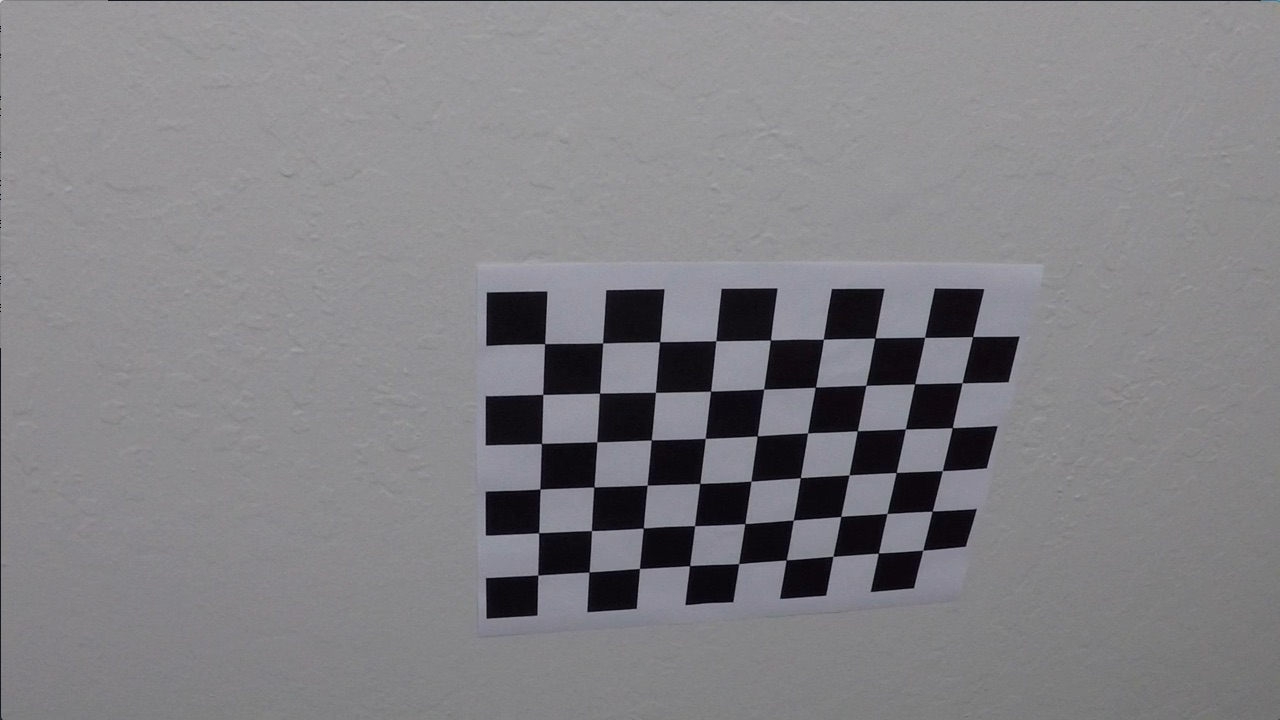
#> input picture camera_cal/calibration10.jpg, 1280 x 720 px, given in place of test4.jpg, which was not available
$ python files.py   (older library calls are emulated)
#> lines starting #> are read from the running program, lines starting #| are printed output that depends on the picture; after the words box and inside, x2 and y2 are one past the last pixel; in counts of white or black regions, pixels touching at a corner belong together; pictures that were not available may be replaced by others from this repository, and a replacement may not be noted
#> (reads dist_pickle.p from the repository)
#> in lane_line, img is the input picture: shape (720, 1280, 3); mean B, G, R 133.1, 129.4, 130.2
### src/lane_line.py
#!/usr/bin/env python3
# -*- coding: utf-8 -*-
"""
@author: Carlton Joseph
"""
import glob
import numpy as np
import cv2
import display

# [29 lines left out: function calibrate, not called in this run]


def undistort(img, mtx, dist):
    """
    Undistorts an image with the provided calibration information

    :param img: image
    :param mtx: Camera calibration mtx value
    :param dist: Camera calibration dist value
    :return: undistored image
    """
    return cv2.undistort(img, mtx, dist, None, mtx)
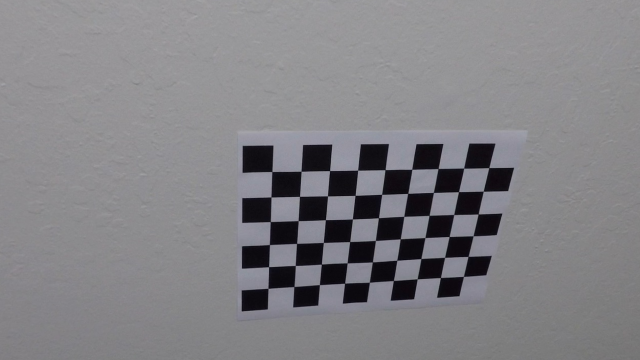
#> returned value: shape (720, 1280, 3) (shown at 1/2 size); mean of channels 0, 1, 2 133.4, 129.6, 130.5; drawn as B, G, R


def sobel_x_binary(img, thresh_min=20, thresh_max=100):
    """
    Identifies edges in an image using sobel x and the thresholds provided

    Args:
        img: image
        s_thresh_min: threshold min
        s_thresh_max: threshold max

    Returns: binary image
    """
#> called with thresh_min = 40, thresh_max = 120
    gray = cv2.cvtColor(img, cv2.COLOR_BGR2GRAY)
    sobelx = cv2.Sobel(gray, cv2.CV_64F, 1, 0)  # Take the derivative in x
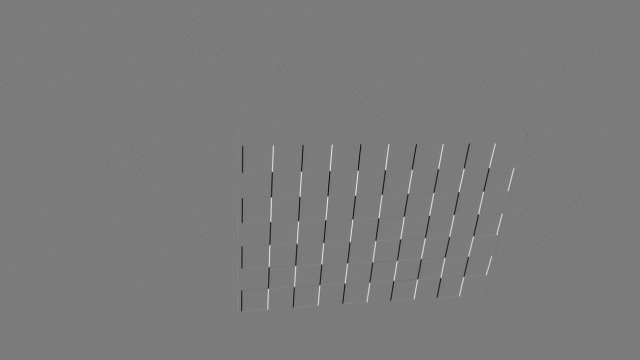
#> sobelx: shape (720, 1280) float64 (shown at 1/2 size); min -578, max 613, mean 0; drawn with min black and max white
    # below absolute x derivative to accentuate lines away from horizontal
    abs_sobelx = np.absolute(sobelx)
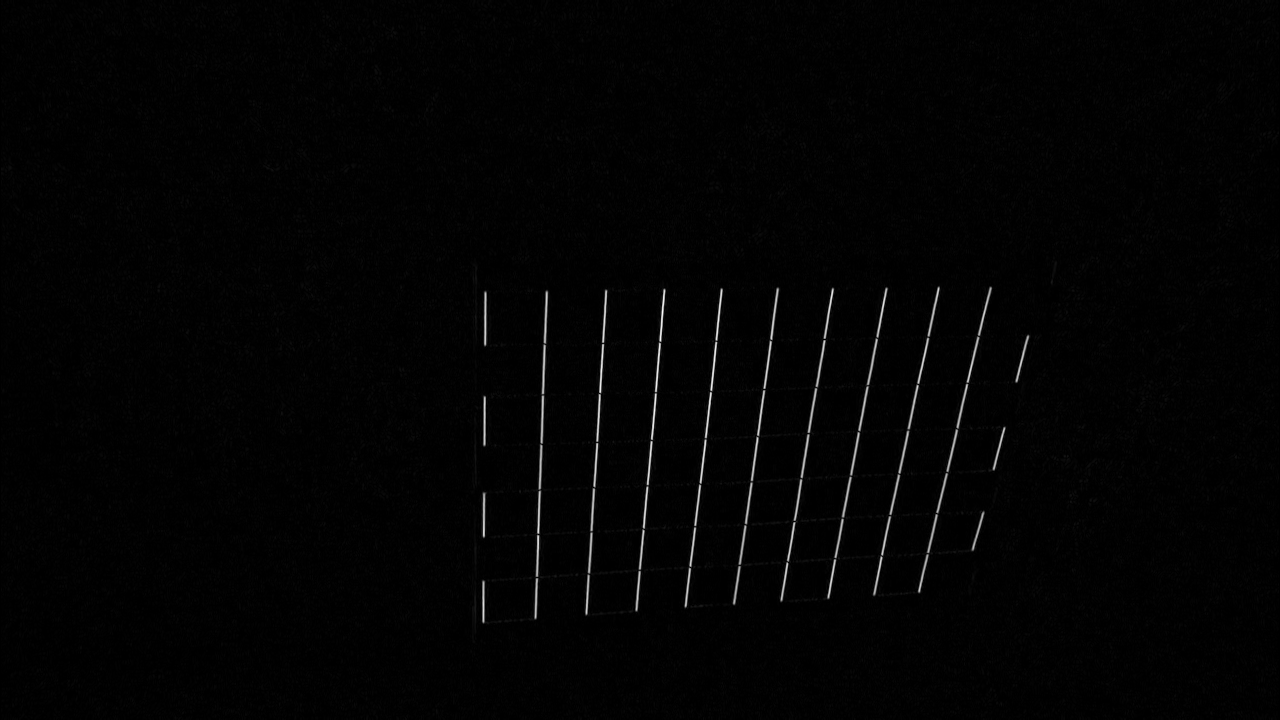
#> abs_sobelx: shape (720, 1280) float64; min 0, max 613, mean 8.3; drawn with min black and max white
    scaled_sobel = np.uint8(255 * abs_sobelx / np.max(abs_sobelx))
    sxbinary = np.zeros_like(scaled_sobel)
    sxbinary[(scaled_sobel >= thresh_min) & (scaled_sobel <= thresh_max)] = 1
    return sxbinary


def hls_s_binary(img, s_thresh_min=180, s_thresh_max=255):
    """
    Identifies edeges in an image using the HLS S dimension and the thresholds provided

    :param img: image
    :param s_thresh_min: threshold min
    :param s_thresh_max: threshold max
    :return: binary image
    """
    hls = cv2.cvtColor(img, cv2.COLOR_BGR2HLS)
    s_channel = hls[:, :, 2]
    s_binary = np.zeros_like(s_channel)
    s_binary[(s_channel >= s_thresh_min) & (s_channel <= s_thresh_max)] = 1
    return s_binary


def combine_binary(img1, img2):
    """
    Combines two binary images via an OR operator

    :param img1: image
    :param img2: image
    :return: binary image
    """
    combined_binary = np.zeros_like(img1)
    combined_binary[(img1 == 1) | (img2 == 1)] = 1
    return combined_binary

def threshold(img, sbl_x_thres_min, sbl_x_thres_max, hls_s_thres_min, hls_s_thres_max):
    """
    Detects the edges by ORing the sobel x and hls s channel threshold detects
    """
    sxb = sobel_x_binary(img, sbl_x_thres_min, sbl_x_thres_max)
#> sxb: shape (720, 1280); values 0 (black) and 1 (white), 0.43% white in thin lines or dots, all inside (x1, y1, x2, y2) = (482, 286, 1030, 624)
#> (the rest of the program and of its run is left out)
